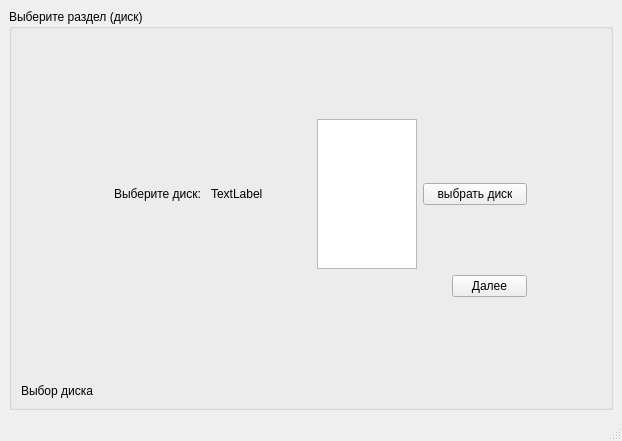
<?xml version="1.0" encoding="UTF-8"?>
<ui version="4.0">
 <class>ChooseDisc</class>
 <widget class="QMainWindow" name="ChooseDisc">
  <property name="geometry">
   <rect>
    <x>0</x>
    <y>0</y>
    <width>622</width>
    <height>441</height>
   </rect>
  </property>
  <property name="windowTitle">
   <string>MainWindow</string>
  </property>
  <widget class="QWidget" name="centralwidget">
   <layout class="QGridLayout" name="gridLayout_2">
    <item row="0" column="0">
     <widget class="QGroupBox" name="groupBox">
      <property name="title">
       <string>Выберите раздел (диск)</string>
      </property>
      <layout class="QGridLayout" name="gridLayout">
       <item row="0" column="1">
        <spacer name="verticalSpacer_2">
         <property name="orientation">
          <enum>Qt::Vertical</enum>
         </property>
         <property name="sizeHint" stdset="0">
          <size>
           <width>20</width>
           <height>64</height>
          </size>
         </property>
        </spacer>
       </item>
       <item row="1" column="0">
        <spacer name="horizontalSpacer_3">
         <property name="orientation">
          <enum>Qt::Horizontal</enum>
         </property>
         <property name="sizeHint" stdset="0">
          <size>
           <width>87</width>
           <height>20</height>
          </size>
         </property>
        </spacer>
       </item>
       <item row="1" column="1">
        <layout class="QVBoxLayout" name="verticalLayout">
         <item>
          <layout class="QHBoxLayout" name="horizontalLayout">
           <item>
            <widget class="QLabel" name="label">
             <property name="minimumSize">
              <size>
               <width>90</width>
               <height>0</height>
              </size>
             </property>
             <property name="maximumSize">
              <size>
               <width>91</width>
               <height>16777215</height>
              </size>
             </property>
             <property name="text">
              <string>Выберите диск:</string>
             </property>
            </widget>
           </item>
           <item>
            <widget class="QLabel" name="Disc">
             <property name="minimumSize">
              <size>
               <width>100</width>
               <height>0</height>
              </size>
             </property>
             <property name="maximumSize">
              <size>
               <width>100</width>
               <height>16777215</height>
              </size>
             </property>
             <property name="text">
              <string>TextLabel</string>
             </property>
            </widget>
           </item>
           <item>
            <widget class="QTreeView" name="treeView">
             <property name="minimumSize">
              <size>
               <width>100</width>
               <height>150</height>
              </size>
             </property>
             <property name="maximumSize">
              <size>
               <width>100</width>
               <height>150</height>
              </size>
             </property>
            </widget>
           </item>
           <item>
            <widget class="QPushButton" name="pushButton">
             <property name="text">
              <string>выбрать диск</string>
             </property>
            </widget>
           </item>
          </layout>
         </item>
         <item>
          <layout class="QHBoxLayout" name="horizontalLayout_2">
           <item>
            <spacer name="horizontalSpacer">
             <property name="orientation">
              <enum>Qt::Horizontal</enum>
             </property>
             <property name="sizeHint" stdset="0">
              <size>
               <width>338</width>
               <height>20</height>
              </size>
             </property>
            </spacer>
           </item>
           <item>
            <widget class="QPushButton" name="pushButton_2">
             <property name="minimumSize">
              <size>
               <width>75</width>
               <height>0</height>
              </size>
             </property>
             <property name="maximumSize">
              <size>
               <width>75</width>
               <height>16777215</height>
              </size>
             </property>
             <property name="text">
              <string>Далее</string>
             </property>
            </widget>
           </item>
          </layout>
         </item>
        </layout>
       </item>
       <item row="1" column="2">
        <spacer name="horizontalSpacer_2">
         <property name="orientation">
          <enum>Qt::Horizontal</enum>
         </property>
         <property name="sizeHint" stdset="0">
          <size>
           <width>56</width>
           <height>20</height>
          </size>
         </property>
        </spacer>
       </item>
       <item row="2" column="1">
        <spacer name="verticalSpacer">
         <property name="orientation">
          <enum>Qt::Vertical</enum>
         </property>
         <property name="sizeHint" stdset="0">
          <size>
           <width>20</width>
           <height>63</height>
          </size>
         </property>
        </spacer>
       </item>
       <item row="3" column="0" colspan="3">
        <widget class="QLabel" name="label_2">
         <property name="text">
          <string>Выбор диска</string>
         </property>
        </widget>
       </item>
      </layout>
     </widget>
    </item>
   </layout>
  </widget>
  <widget class="QMenuBar" name="menubar">
   <property name="geometry">
    <rect>
     <x>0</x>
     <y>0</y>
     <width>622</width>
     <height>21</height>
    </rect>
   </property>
  </widget>
  <widget class="QStatusBar" name="statusbar"/>
 </widget>
 <resources/>
 <connections/>
</ui>
